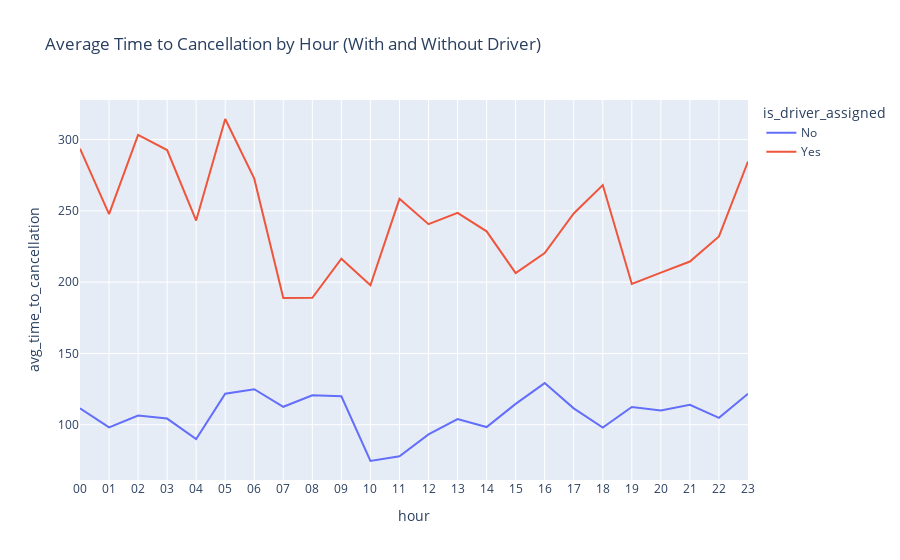

Notebook code for this chart:
### Markdown cell above
The highest numbers of cancelations occur at 21:00 (9 PM) and 08:00 (8 AM) also, during the night hours, clients cancellations with assigned driver are significantly lower.

### Code cell
#creating new dataframe by grouping hour and is_driver_assigned and calculating the mean(average) cancellations_time_in_seconds for the grouped data
avg_time_to_cancellation = data_frame_cleaned.groupby(['hour', 'is_driver_assigned']).agg({'cancellations_time_in_seconds': 'mean'}).reset_index()

#renaming cancellations_time_in_seconds column
avg_time_to_cancellation.rename(columns={'cancellations_time_in_seconds': 'avg_time_to_cancellation'}, inplace=True)

#plotting average time to cancellation by hour
fig3 = px.line(avg_time_to_cancellation, x='hour', y='avg_time_to_cancellation', color='is_driver_assigned', 
              title='Average Time to Cancellation by Hour (With and Without Driver)')
fig3.show()

### Figure 1 — Plotly figure (JSON) as saved in the notebook; plotly's stock layout.template omitted (floating-point values rounded to 4 significant figures)
{"data": [{"hovertemplate": "is_driver_assigned=No<br>hour=%{x}<br>avg_time_to_cancellation=%{y}<extra></extra>", "legendgroup": "No", "line": {"color": "#636efa", "dash": "solid"}, "marker": {"symbol": "circle"}, "mode": "lines", "name": "No", "orientation": "v", "showlegend": true, "type": "scatter", "x": ["00", "01", "02", "03", "04", "05", "06", "07", "08", "09", "10", "11", "12", "13", "14", "15", "16", "17", "18", "19", "20", "21", "22", "23"], "xaxis": "x", "y": [111.6, 98.13, 106.4, 104.4, 90, 121.8, 125.0, 112.6, 120.7, 120, 74.61, 77.95, 93.28, 104.0, 98.42, 114.6, 129.2, 111.5, 98.09, 112.5, 110.1, 114.0, 104.9, 121.8], "yaxis": "y"}, {"hovertemplate": "is_driver_assigned=Yes<br>hour=%{x}<br>avg_time_to_cancellation=%{y}<extra></extra>", "legendgroup": "Yes", "line": {"color": "#EF553B", "dash": "solid"}, "marker": {"symbol": "circle"}, "mode": "lines", "name": "Yes", "orientation": "v", "showlegend": true, "type": "scatter", "x": ["00", "01", "02", "03", "04", "05", "06", "07", "08", "09", "10", "11", "12", "13", "14", "15", "16", "17", "18", "19", "20", "21", "22", "23"], "xaxis": "x", "y": [293.6, 247.7, 303.3, 292.6, 243.2, 314.4, 272.6, 188.9, 189.0, 216.5, 197.9, 258.4, 240.7, 248.5, 235.6, 206.3, 220.5, 248.1, 268.1, 198.7, 206.7, 214.5, 232.1, 284.6], "yaxis": "y"}], "layout": {"legend": {"title": {"text": "is_driver_assigned"}, "tracegroupgap": 0}, "title": {"text": "Average Time to Cancellation by Hour (With and Without Driver)"}, "xaxis": {"anchor": "y", "domain": [0, 1], "title": {"text": "hour"}}, "yaxis": {"anchor": "x", "domain": [0, 1], "title": {"text": "avg_time_to_cancellation"}}}}
